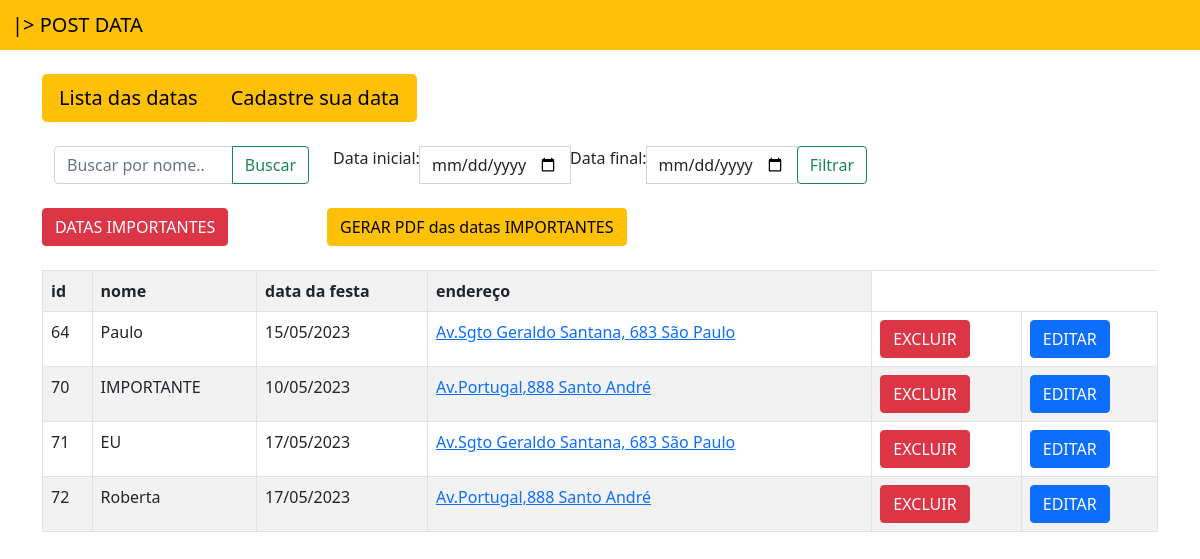
The app's page /usuarios/, older data.
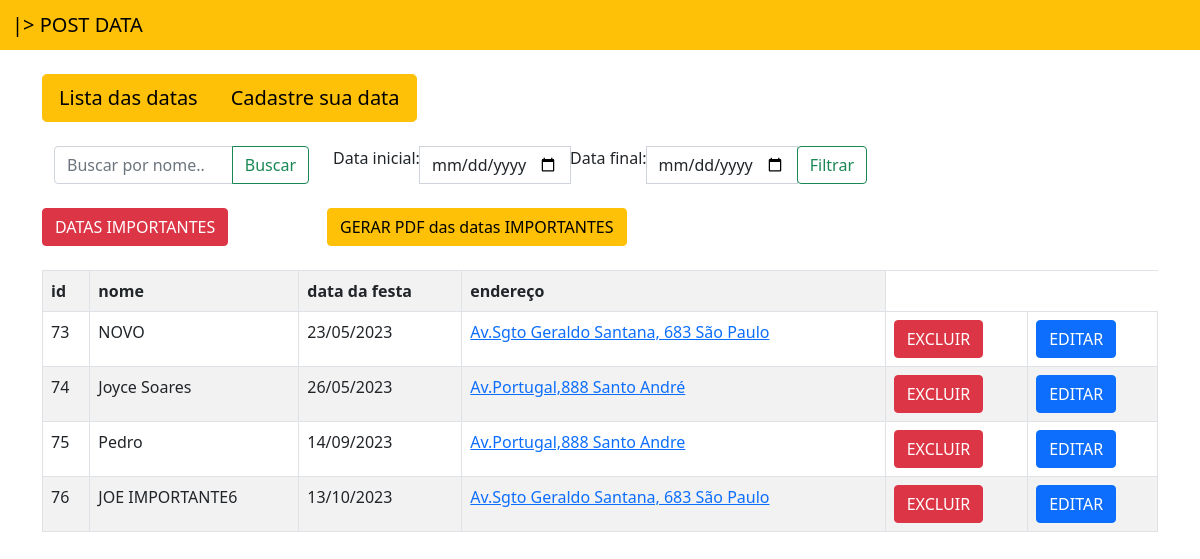
The same page, newer data.
### app_data/models.py (models this page shows, shortened)
class Usuario(models.Model):
    id_usuario = models.AutoField(primary_key=True)
    nome_cliente = models.TextField(max_length=100, null=False, blank=False, default=None)
    data_da_festa = models.DateField()
    endereco = models.TextField(max_length=600, null=False, blank=False, default=None)
    datas_importantes = models.BooleanField(default=False)
    @property
    def google_maps_url(self):
        base_url = 'https://www.google.com/maps/search/?api=1'
        params = {
            'query': self.endereco,
        }
        return f'{base_url}&{urlencode(params)}'

### app_data/views.py (the view)
# urls.py: path('usuarios/', views.usuarios, name='usuarios'),
def usuarios(request, importantes=None):
    if request.method == 'POST':
        nome_cliente = request.POST.get('nome_cliente')
        data_da_festa_str = request.POST.get('data_da_festa')
        endereco = request.POST.get('endereco')
        datas_importantes = request.POST.get('datas_importantes') == 'True'
        data_da_festa = datetime.strptime(data_da_festa_str, '%Y-%m-%d').date()
        novo_usuario = Usuario(nome_cliente=nome_cliente,
                               data_da_festa=data_da_festa,
                               endereco=endereco,
                               datas_importantes=datas_importantes)
        novo_usuario.save()
        return redirect('usuarios')
    else:
        if importantes is not None:
            usuarios = Usuario.objects.filter(datas_importantes=True)
        else:
            usuarios = Usuario.objects.all()
        for usuario in usuarios:
            if usuario.data_da_festa is not None:
                usuario.data_da_festa = usuario.data_da_festa.strftime('%d/%m/%Y')
        return render(request, 'usuarios/usuarios.html', {'usuarios': usuarios})

### templates/usuarios/usuarios.html (shortened to what this page needs)
{% extends 'usuarios/base.html' %}
{% load tz %}
{% block conteudo %}
<div class="container"></br>
 <div class="btn-group" role="group" aria-label="Basic example">
    <a href="{% url 'usuarios' %}" class="btn btn-warning btn-lg ">Lista das datas</a>
    <a href="{% url 'home' %}" class="btn btn-warning btn-lg ">Cadastre sua data</a>
  </div></br></br>
       <table class = "table table-bordered table-striped">
        <div class="container">
            <div class="row">
                <div class="col-md-3">
                    <form method="GET" action="{% url 'buscar_nomes' %}">
                        <div class="input-group">
                            <input class="form-control" type="search" name="nome_busca" placeholder="Buscar por nome..." aria-label="Search">
                            <button class="btn btn-outline-success" type="submit">Buscar</button>
                        </div>
                    </form>
                </div>
                <div class="col-md-6">
                    <form method="GET" action="{% url 'buscar_datas' %}">
                        <div class="input-group">
                            <label for="data_inicial">Data inicial: </label>
                            <input class="form-control" type="date" id="data_inicial" name="data_inicial">
                            <label for="data_final">Data final: </label>
                            <input class="form-control" type="date" id="data_final" name="data_final">
                            <div class="input-group-append">
                                <button class="btn btn-outline-success" type="submit">Filtrar</button>
                            </div>
                        </div>
                    </form>
                </div>
            </div>
        </div>
        <div class="row">
        <div class="col-md-3">
            <form method="GET" action="{% url 'datas_importantes' %}">
                <div class="input-group">
                    <button class="btn btn-danger" type="submit">DATAS IMPORTANTES</button>
                </div>
            </form>
        </div>
        <div class="col-md-6">
            <form method="GET" action="{% url 'gerar_pdf' %}">
                <div class="input-group">
                    <button class="btn btn-warning" type="submit">GERAR PDF das datas IMPORTANTES</button>
                </div>
            </form>
        </div>
    </div>
            <th>id</th>
            <th>nome </th>
            <th>data da festa</th>
            <th>endereço</th>
        {% for usuario in usuarios %}
        <tr data-usuario-id="{{ usuario.id_usuario }}">
            <td>{{usuario.id_usuario}}</td>
            <td>{{usuario.nome_cliente}}</td>
            <td>{{ usuario.data_da_festa }}</td>
            <td><a href="{{usuario.google_maps_url}}" target="_blank">{{usuario.endereco|urlize}}</td>
            <td><a href="{% url 'excluir_usuario' usuario.id_usuario %}"  class="btn btn-danger">EXCLUIR</a></td>
            <td><a href="{% url 'editar_usuario' usuario.id_usuario %}" class="btn btn-primary">EDITAR</a></td>
        </tr>
        {% endfor %}
    </table>
</div>
{% endblock %}

### templates/usuarios/base.html (shortened to what this page needs)
<!doctype html>
<html lang="pt">
  <head>
    <link href="https://cdn.jsdelivr.net/npm/tempusdominus-bootstrap-4@5.1.2/build/css/tempusdominus-bootstrap-4.min.css" rel="stylesheet">
    <link href="https://cdn.jsdelivr.net/npm/bootstrap@5.0.2/dist/css/bootstrap.min.css" rel="stylesheet">
  </head>
  <body>
    <nav  class="navbar navbar-light bg-warning">
        <div class="container-fluid">
          <span class="navbar-brand mb-0 h1"><a style="text-decoration:none;color:black;" href = "{% url 'usuarios' %}"> |> POST DATA</a></span>
        </div>
      </nav>
      {% block conteudo %}
      {% endblock %}
  </body>
</html>

Row changes from the older to the newer data that the page shows:
removed Usuario: id_usuario "64", nome_cliente "Paulo", data_da_festa "15/05/2023", endereco "Av.Sgto Geraldo Santana, 683 São Paulo"
removed Usuario: id_usuario "70", nome_cliente "IMPORTANTE", data_da_festa "10/05/2023", endereco "Av.Portugal,888 Santo André"
removed Usuario: id_usuario "71", nome_cliente "EU", data_da_festa "17/05/2023", endereco "Av.Sgto Geraldo Santana, 683 São Paulo"
removed Usuario: id_usuario "72", nome_cliente "Roberta", data_da_festa "17/05/2023", endereco "Av.Portugal,888 Santo André"
added Usuario: id_usuario "73", nome_cliente "NOVO", data_da_festa "23/05/2023", endereco "Av.Sgto Geraldo Santana, 683 São Paulo"
added Usuario: id_usuario "74", nome_cliente "Joyce Soares", data_da_festa "26/05/2023", endereco "Av.Portugal,888 Santo André"
added Usuario: id_usuario "75", nome_cliente "Pedro", data_da_festa "14/09/2023", endereco "Av.Portugal,888 Santo Andre"
added Usuario: id_usuario "76", nome_cliente "JOE IMPORTANTE6", data_da_festa "13/10/2023", endereco "Av.Sgto Geraldo Santana, 683 São Paulo"
